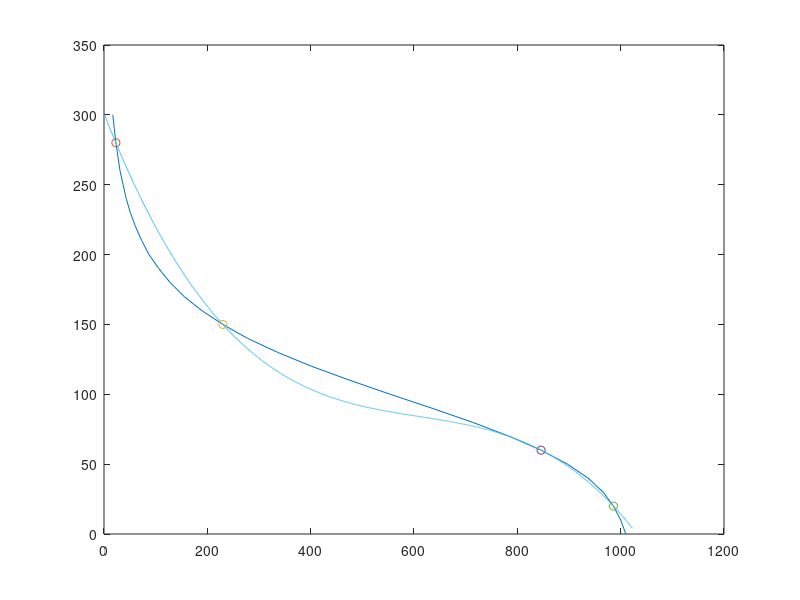

This chart was generated by the following MATLAB code:
clc
clear all
  tabela = [17 , 300 ;...
     20 , 290 ;...
     23 , 280 ;...
     27 , 270 ;...
     31 , 260 ;...
     37 , 250 ;...
     43 , 240 ;...
     51 , 230 ;...
     61 , 220 ;...
     73 , 210 ;...
     87 , 200 ;...
    106 , 190 ;...
    128 , 180 ;...
    155 , 170 ;...
    189 , 160 ;...
    230 , 150 ;...
    278 , 140 ;...
    336 , 130 ;...
    402 , 120 ;...
    476 , 110 ;...
    554 , 100 ;...
    635 ,  90 ;...
    713 ,  80 ;...
    784 ,  70 ;...
    846 ,  60 ;...
    897 ,  50 ;...
    937 ,  40 ;...
    966 ,  30 ;...
    986 ,  20 ;...
   1000 ,  10 ;...
   1010 ,   0 ]
plot(tabela(:,1), tabela(:,2))

hold on
x1 = 1:1023;
% plot(x, -0.18*x+200);
plot(tabela(3,1),tabela(3,2),'o')
plot(tabela(16,1),tabela(16,2),'o')
plot(tabela(25,1),tabela(25,2),'o')
plot(tabela(29,1),tabela(29,2),'o')

x = [1, tabela(3,1), tabela(3,1)^2, tabela(3,1)^3;
     1, tabela(16,1), tabela(16,1)^2, tabela(16,1)^3;
     1, tabela(25,1), tabela(25,1)^2, tabela(25,1)^3;
     1, tabela(29,1), tabela(29,1)^2, tabela(29,1)^3];
y = [tabela(3,2);
     tabela(16,2);
     tabela(25,2);
     tabela(29,2)];
a = inv(x) * y;

plot(x1, a(1) + a(2)*x1 + a(3)*x1.^2 + a(4)*x1.^3)